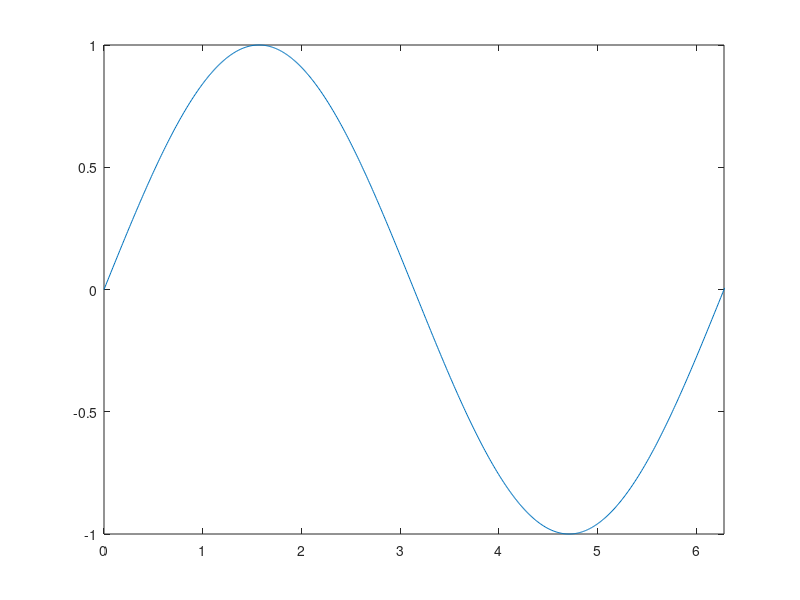

MATLAB code for this plot:
figure
s=0.2;x1=0;
nframes=50;
for k=1:nframes
    x1=x1+s;
    x=0:0.01:x1;
    y=sin(x);
    plot(x,y);
    axis([0 2*pi -1 1]);
    grid off;
    M(k)=getframe;
end                
movie(M,3);